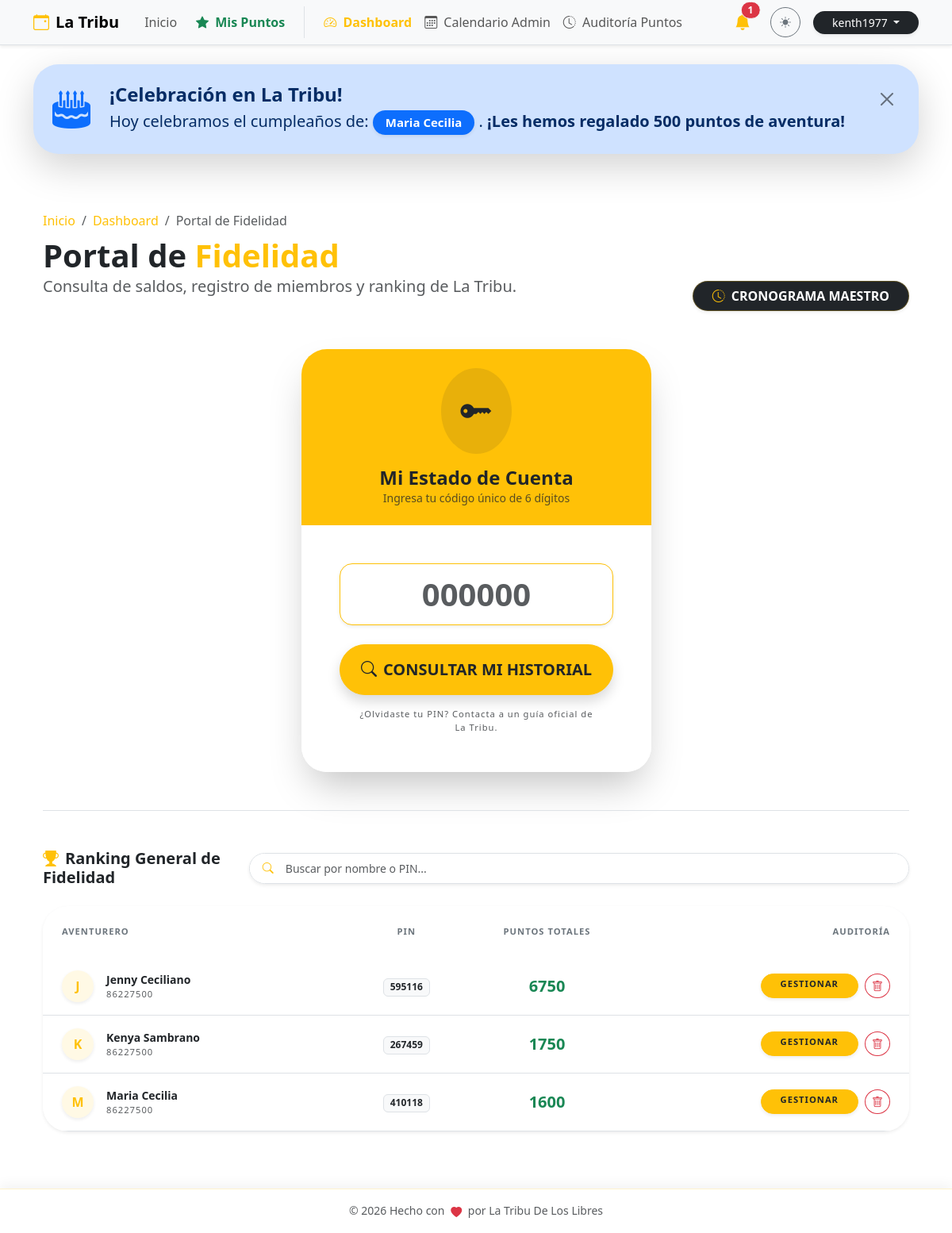
Before: /admin/puntos/ranking (signed in) with the older database file.
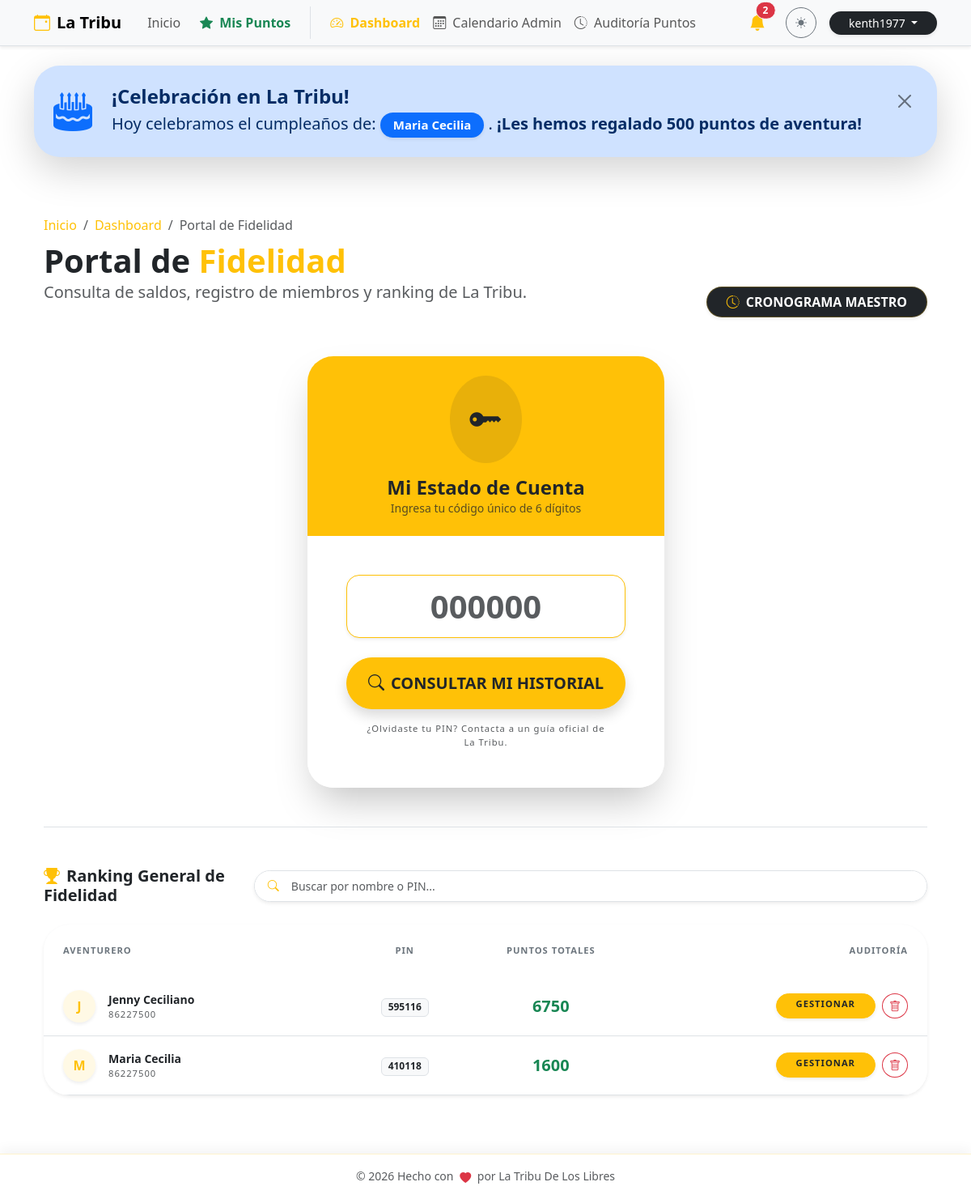
After: the same page with the newer database file.
### db.py (models this page shows)
class Member(db.Model):
    __tablename__ = 'member'
    id = db.Column(db.Integer, primary_key=True)
    pin = db.Column(db.String(6), unique=True, nullable=False)
    nombre = db.Column(db.String(100), nullable=False)
    apellido1 = db.Column(db.String(100), nullable=False)
    apellido2 = db.Column(db.String(100))
    telefono = db.Column(db.String(20))
    birth_date = db.Column(db.Date)
    puntos_totales = db.Column(db.Integer, default=0)
    ultimo_regalo_bday = db.Column(db.Integer, default=0) # Año del último regalo
    bookings = db.relationship('Booking', backref='member', lazy=True)
    logs = db.relationship('PointLog', backref='member', lazy=True)

### puntos.py (the view)
@puntos_bp.route('/ranking')
@login_required
def historial_global():
    if not current_user.is_superuser:
        flash('Acceso restringido a líderes.', 'danger')
        return redirect(url_for('main.home'))
    members = Member.query.order_by(Member.puntos_totales.desc()).all()
    return render_template('puntos.html',
                         members=members,
                         selected_member=None,
                         is_global_schedule=False)

### app.py (called while the page is built)
@login_manager.user_loader
def load_user(user_id):
    try:
        return User.query.get(int(user_id))
    except (TypeError, ValueError, Exception):
        return None

### templates/puntos.html (shortened to what the changed rows need)
    {% extends "base.html" %}
    {% block content %}
    <div class="container py-4">
        <div class="row mb-5 align-items-end animate__animated animate__fadeIn">
            <div class="col-md-7">
                <h1 class="display-6 fw-bold mb-0">
                    {% if is_global_schedule %}
                        Cronograma <span class="text-warning">Maestro</span>
                    {% elif selected_member %}
                        Estado de Cuenta: <span class="text-warning">{{ selected_member.nombre }}</span>
                    {% else %}
                        Portal de <span class="text-warning">Fidelidad</span>
                    {% endif %}
                </h1>
            </div>
        </div>
        {% if is_global_schedule %}
        <div class="card border-0 shadow-lg rounded-5 overflow-hidden animate__animated animate__fadeIn">
            <div class="card-body p-0">
                <div class="table-responsive">
                    <table class="table table-hover align-middle mb-0">
                        <thead class="bg-body-tertiary">
                            <tr>
                                <th class="border-0 px-4 py-3 text-secondary x-small fw-bold text-uppercase">Fecha / Hora</th>
                                <th class="border-0 py-3 text-secondary x-small fw-bold text-uppercase">Miembro (PIN)</th>
                                <th class="border-0 py-3 text-secondary x-small fw-bold text-uppercase text-center">Tipo</th>
                                <th class="border-0 py-3 text-secondary x-small fw-bold text-uppercase">Concepto / Detalle</th>
                                <th class="border-0 py-3 text-secondary x-small fw-bold text-uppercase text-end pe-4">Impacto</th>
                            </tr>
                        </thead>
                        <tbody>
                            {% if logs %}
                                {% for log in logs %}
                                <tr class="animate__animated animate__fadeIn" style="animation-delay: {{ loop.index0 * 0.05 }}s">
                                    <td class="px-4 py-3">
                                        <span class="fw-medium small text-body">{{ log.fecha.strftime('%d %b, %y') }}</span><br>
                                        <small class="text-muted" style="font-size: 0.6rem;">{{ log.fecha.strftime('%H:%M:%S') }}</small>
                                    </td>
                                    <td>
                                        <div class="fw-bold text-body small">{{ log.member }}</div>
                                        <span class="badge bg-light text-dark border x-small" style="font-size: 0.6rem;">{{ log.pin }}</span>
                                    </td>
                                    <td class="text-center">
                                        <span class="badge bg-light text-dark border px-3 py-1 rounded-pill x-small fw-bold">{{ log.tipo }}</span>
                                    </td>
                                    <td class="small text-muted">{{ log.detalle }}</td>
                                    <td class="text-end pe-4">
                                        <span class="fw-bold fs-5 {{ log.color }}">
                                            {% if log.monto > 0 %}+{% endif %}{{ log.monto }}
                                        </span>
                                    </td>
                                </tr>
                                {% endfor %}
                            {% else %}
                                <tr>
                                    <td colspan="5" class="text-center py-5 text-muted">
                                        <i class="bi bi-info-circle display-4 d-block mb-3 opacity-25"></i>
                                        No hay registros globales en el cronograma.
                                    </td>
                                </tr>
                            {% endif %}
                        </tbody>
                    </table>
                </div>
            </div>
        </div>
        {% else %}
            {% if current_user.is_authenticated and current_user.is_superuser %}
                <div class="mt-5 pt-5 border-top animate__animated animate__fadeInUp">
                    <div class="card border-0 shadow-sm rounded-5 bg-body overflow-hidden">
                        <div class="card-body p-0">
                            <div class="table-responsive">
                                <table class="table table-hover align-middle mb-0" id="membersTable">
                                    <thead class="bg-body-tertiary">
                                        <tr>
                                            <th class="border-0 px-4 py-4 text-secondary x-small fw-bold text-uppercase">Aventurero</th>
                                            <th class="border-0 py-4 text-secondary x-small fw-bold text-uppercase text-center">PIN</th>
                                            <th class="border-0 py-4 text-secondary x-small fw-bold text-uppercase text-center">Puntos Totales</th>
                                            <th class="border-0 py-4 text-secondary x-small fw-bold text-uppercase text-end pe-4">Auditoría</th>
                                        </tr>
                                    </thead>
                                    <tbody>
                                        {% if members %}
                                            {% for member in members %}
                                            <tr class="ranking-row">
                                                <td class="px-4 py-3">
                                                    <div class="d-flex align-items-center">
                                                        <div class="avatar-xs me-3 bg-warning bg-opacity-10 text-warning rounded-circle d-flex align-items-center justify-content-center fw-bold shadow-sm" style="width: 40px; height: 40px;">
                                                            {{ member.nombre[0] if member.nombre else '?' }}
                                                        </div>
                                                        <div>
                                                            <div class="fw-bold text-body small member-name-cell">{{ member.nombre }} {{ member.apellido1 }}</div>
                                                            <div class="x-small text-muted">{{ member.telefono }}</div>
                                                        </div>
                                                    </div>
                                                </td>
                                                <td class="text-center"><span class="badge bg-light text-dark border small member-pin-cell">{{ member.pin }}</span></td>
                                                <td class="text-center fw-bold text-success fs-5">{{ member.puntos_totales }}</td>
                                                <td class="text-end pe-4">
                                                    <div class="d-flex justify-content-end gap-2">
                                                        <a href="{{ url_for('puntos.detalle_miembro', member_id=member.id) }}" class="btn btn-warning btn-sm rounded-pill shadow-sm py-1 px-4 x-small fw-bold text-dark">GESTIONAR</a>
                                                        <button class="btn btn-outline-danger btn-sm rounded-circle" data-bs-toggle="modal" data-bs-target="#deleteUserModal{{ member.id }}">
                                                            <i class="bi bi-trash"></i>
                                                        </button>
                                                    </div>
                                                </td>
                                            </tr>
                                            {% endfor %}
                                        {% endif %}
                                    </tbody>
                                </table>
                            </div>
                        </div>
                    </div>
                </div>
            {% endif %}
        {% endif %}
    </div>
    {% endblock %}

### templates/base.html (shortened to what the changed rows need)
<!DOCTYPE html>
<html lang="es" data-bs-theme="light">
<head>
    <link href="https://cdn.jsdelivr.net/npm/bootstrap@5.3.2/dist/css/bootstrap.min.css" rel="stylesheet">
    <link rel="stylesheet" href="https://cdn.jsdelivr.net/npm/bootstrap-icons@1.11.1/font/bootstrap-icons.css">
    <link rel="stylesheet" href="https://cdnjs.cloudflare.com/ajax/libs/animate.css/4.1.1/animate.min.css"/>
</head>
<body>
    <nav class="navbar navbar-expand-lg bg-body-tertiary border-bottom sticky-top shadow-sm">
        <div class="container">
            <div class="collapse navbar-collapse" id="navbarNav">
                <div class="d-flex align-items-center gap-3 mt-3 mt-lg-0">
                    {% if current_user.is_authenticated and current_user.is_superuser %}
                    <div class="dropdown">
                        <button class="btn btn-link position-relative text-dark p-0 me-2" type="button" data-bs-toggle="dropdown" aria-expanded="false">
                            <i class="bi bi-bell-fill fs-5 text-warning"></i>
                            {% if admin_unread_count > 0 %}
                            <span class="position-absolute top-0 start-100 translate-middle badge rounded-pill bg-danger border border-light animate__animated animate__pulse animate__infinite">
                                {{ admin_unread_count }}
                            </span>
                            {% endif %}
                        </button>
                    </div>
                    {% endif %}
                </div>
            </div>
        </div>
    </nav>
    <main class="container py-4">
        {% if birthdays_today %}
        <div class="alert alert-primary alert-dismissible fade show border-0 shadow-lg rounded-5 mb-5 animate__animated animate__bounceIn" role="alert">
            <div class="d-flex align-items-center p-2">
                <div>
                    <p class="mb-0 fs-5">
                        Hoy celebramos el cumpleaños de:
                        {% for m in birthdays_today %}
                        <span class="badge bg-primary text-white px-3 py-2 rounded-pill shadow-sm">{{ m.nombre }} {{ m.apellido1 }}</span>{{ ", " if not loop.last }}
                        {% endfor %}.
                        <span class="fw-bold">¡Les hemos regalado 500 puntos de aventura!</span>
                    </p>
                </div>
            </div>
        </div>
        {% endif %}
        {% block content %}{% endblock %}
    </main>
</body>
</html>

Changed rows visible on the page:
removed Member: nombre "K", nombre "Kenya", apellido1 "Sambrano", telefono "86227500", pin "267459", puntos_totales "1750", shown under "Ranking General de Fidelidad"
Other visible differences:
{{ admin_unread_count }}: "1" → "2"
